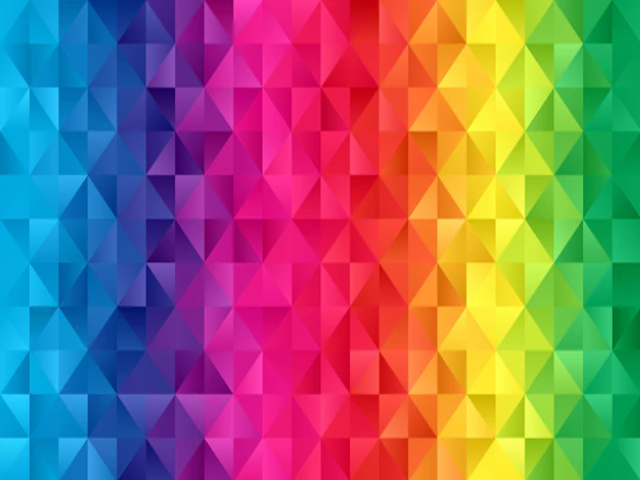
#> input picture 20231106/work/s2-3.png, 640 x 480 px, found by its file name
$ python code.py
#> lines starting #> are read from the running program, lines starting #| are printed output that depends on the picture
import cv2
import numpy as np
from matplotlib import pyplot as plt

def histogram():
    img = cv2.imread('C:\\Users\\b0107\\python\\20231106\\work\\s2-3.png')
#> img is the input picture: shape (480, 640, 3); mean B, G, R 109.2, 108.4, 140.7

    h1, w1 , _ = img.shape
#> h1 = 480; w1 = 640

    b,g,r = cv2.split(img)
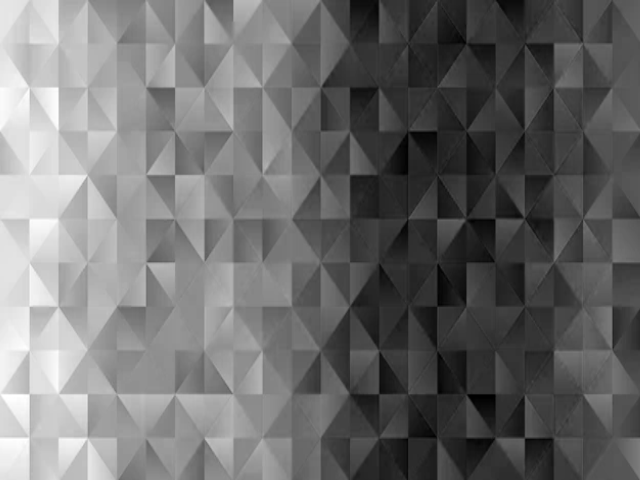
#> b: shape (480, 640); min 0, max 255, mean 109.2
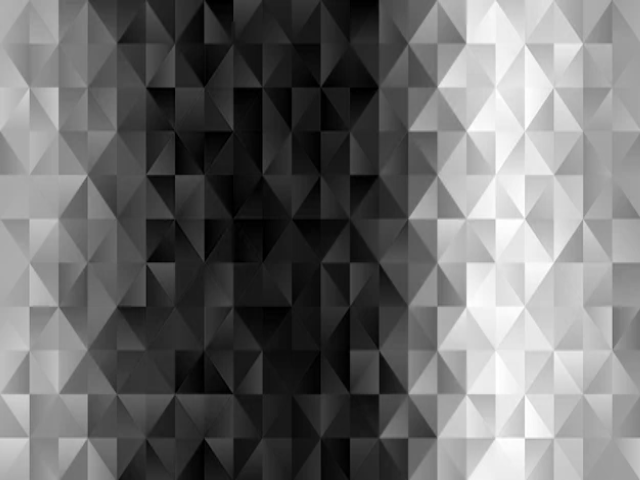
#> g: shape (480, 640); min 0, max 255, mean 108.4
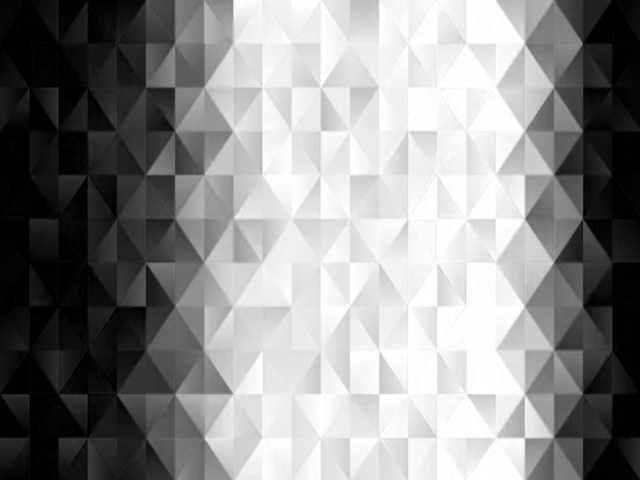
#> r: shape (480, 640); min 0, max 255, mean 140.7

    hist_test = np.zeros((256))

    for y in range(h1):
        for x in range(w1):
            i = b[y,x]
            hist_test[i] = hist_test[i]+1
#> after the loop, hist_test = 256 values, max 3459 at index 52, min 24 at index 2, mean 1200

    cv2.imshow("img",b)
    plt.plot(hist_test), plt.xlim([0,256])

    plt.show()
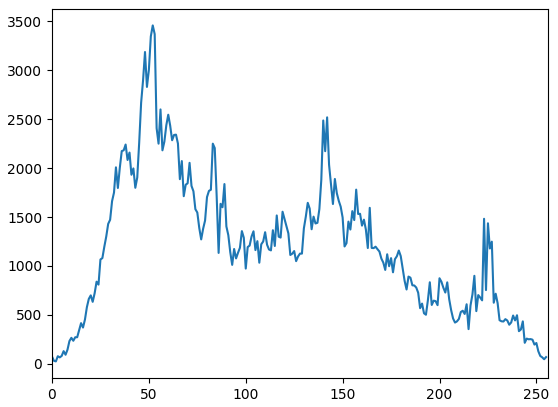
#> figure drawn by matplotlib, 1 panel; curve peaks at x = 52, y = 3459
    cv2.waitKey(0)
    cv2.destroyAllWindows()
histogram()

$ run again, with 20231106/work/blue.png copied over 20231106/work/s2-3.png
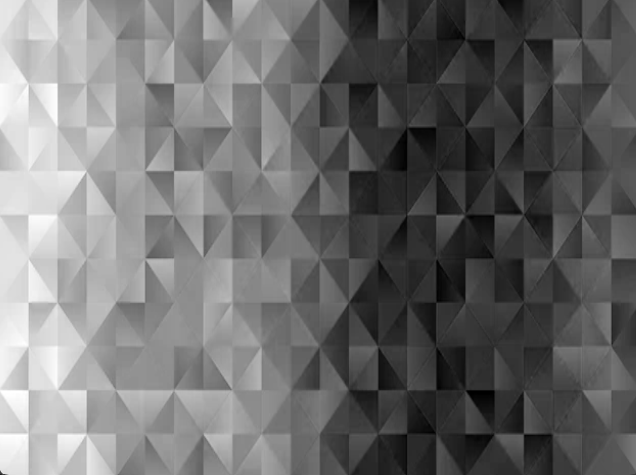
#> input picture 20231106/work/blue.png, 636 x 475 px, found by its file name
#> in histogram, img is the input picture: shape (475, 636, 3); min 0, max 255, mean 109.2
#> after the loop in histogram, `for y in range(h1):`: hist_test = 256 values, max 3405 at index 52, min 24 at index 2, mean 1180.1
#> in histogram, `plt.show()`:
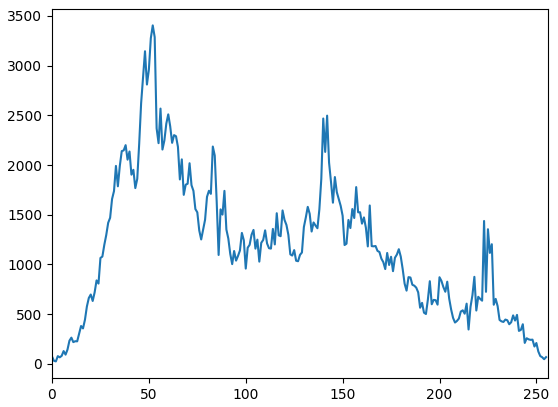
#> figure drawn by matplotlib, 1 panel; curve peaks at x = 52, y = 3405
